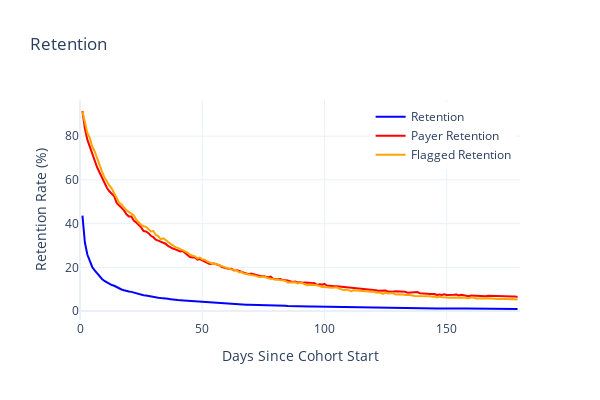

Notebook source saved alongside this figure:
### Markdown cell above
## Results

After couple of iterations we can settle on the following parameters for this particular dataset.

### Code cell
corr = 0.445
cutoff = 0.843
con.execute(engagement_score.format(corr=corr, days = 60))

df = con.execute(model_query.format(cutoff=cutoff)).df()
df = df[(df['cohort_day'] > 0) & (df['cohort_day'] < 180)]

# Show Retention(s)
fig = show_retention(df)
fig.show()

fig = show_cohort_conversion(df)
fig.show()

# fig = show_daily_purchase(df)
# fig.show()

### Figure 1 — Plotly figure (JSON) as saved in the notebook; plotly's stock layout.template omitted (floating-point values rounded to 4 significant figures; data arrays with more than 128 entries replaced by an {"elided": "..."} marker saying what was removed)
{"data": [{"line": {"color": "blue", "width": 2}, "marker": {"size": 8, "symbol": "circle"}, "mode": "lines", "name": "Retention", "type": "scatter", "x": {"elided": "179 int values"}, "y": {"elided": "179 float values"}}, {"line": {"color": "red", "width": 2}, "marker": {"size": 8, "symbol": "circle"}, "mode": "lines", "name": "Payer Retention", "type": "scatter", "x": {"elided": "179 int values"}, "y": {"elided": "179 float values"}}, {"line": {"color": "orange", "width": 2}, "marker": {"size": 8, "symbol": "circle"}, "mode": "lines", "name": "Flagged Retention", "type": "scatter", "x": {"elided": "179 int values"}, "y": {"elided": "179 float values"}}], "layout": {"height": 400, "legend": {"x": 0.99, "xanchor": "right", "y": 0.99, "yanchor": "top"}, "title": {"text": "Retention"}, "width": 600, "xaxis": {"range": [0, 180], "title": {"text": "Days Since Cohort Start"}}, "yaxis": {"title": {"text": "Retention Rate (%)"}}}}
